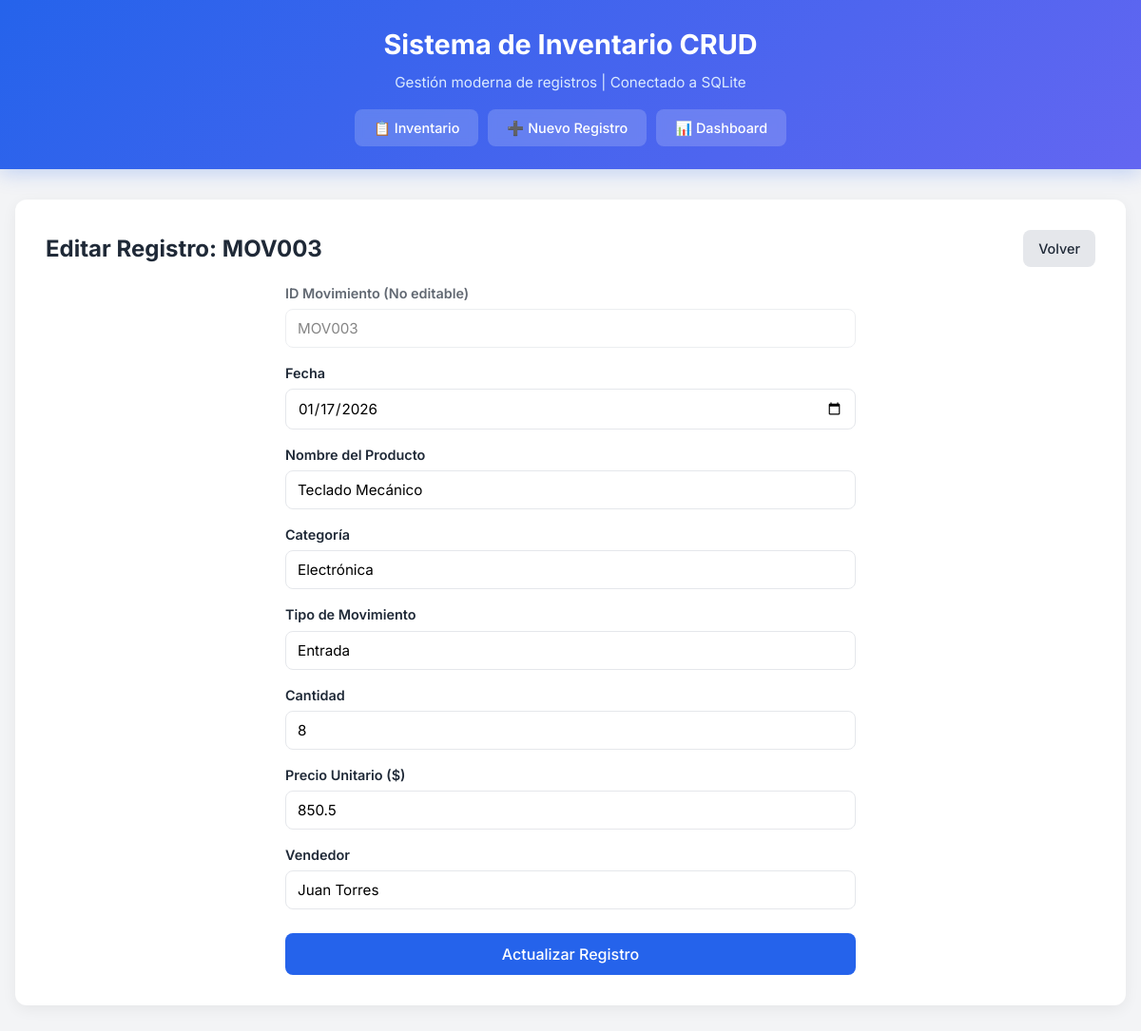
Page /MOV003/edit on the committed database.
### tables this page shows
CREATE TABLE "inventario" (
"ID_Movimiento" TEXT,
  "Fecha" TEXT,
  "Nombre_Producto" TEXT,
  "Categoria" TEXT,
  "Tipo_Movimiento" TEXT,
  "Cantidad" INTEGER,
  "Precio_Unitario" REAL,
  "Vendedor" TEXT
);

### app.py (the view, shortened to what this page needs)
@app.route('/<string:id_mov>/edit', methods=('GET', 'POST'))
def edit(id_mov):
    conn = get_db_connection()
    item = conn.execute(
        'SELECT * FROM inventario WHERE ID_Movimiento = ?', (id_mov,)
    ).fetchone()
    conn.close()
    return render_template('edit.html', item=item)

### app.py (called while the page is built)
def get_db_connection():
    conn = sqlite3.connect(DB_FILE)
    conn.row_factory = sqlite3.Row
    return conn

### templates/edit.html
{% extends 'layout.html' %}
{% block content %}
<div class="card">
    <div class="header-actions">
        <h2>Editar Registro: {{ item['ID_Movimiento'] }}</h2>
        <a href="{{ url_for('index') }}" class="btn"
            style="background-color: var(--border-color); color: var(--text-dark);">Volver</a>
    </div>
    <form method="POST">
        <div class="form-group" style="opacity: 0.7;">
            <label>ID Movimiento (No editable)</label>
            <input type="text" value="{{ item['ID_Movimiento'] }}" disabled>
        </div>
        <div class="form-group">
            <label for="Fecha">Fecha</label>
            <input type="date" name="Fecha" id="Fecha" value="{{ item['Fecha'] }}" required>
        </div>
        <div class="form-group">
            <label for="Nombre_Producto">Nombre del Producto</label>
            <input type="text" name="Nombre_Producto" id="Nombre_Producto" value="{{ item['Nombre_Producto'] }}"
                required>
        </div>
        <div class="form-group">
            <label for="Categoria">Categoría</label>
            <input type="text" name="Categoria" id="Categoria" value="{{ item['Categoria'] }}" required>
        </div>
        <div class="form-group">
            <label for="Tipo_Movimiento">Tipo de Movimiento</label>
            <input type="text" name="Tipo_Movimiento" id="Tipo_Movimiento" value="{{ item['Tipo_Movimiento'] }}"
                required>
        </div>
        <div class="form-group">
            <label for="Cantidad">Cantidad</label>
            <input type="number" name="Cantidad" id="Cantidad" value="{{ item['Cantidad'] }}" required>
        </div>
        <div class="form-group">
            <label for="Precio_Unitario">Precio Unitario ($)</label>
            <input type="number" step="0.01" name="Precio_Unitario" id="Precio_Unitario"
                value="{{ item['Precio_Unitario'] }}" required>
        </div>
        <div class="form-group">
            <label for="Vendedor">Vendedor</label>
            <input type="text" name="Vendedor" id="Vendedor" value="{{ item['Vendedor'] }}" required>
        </div>
        <button type="submit" class="btn btn-primary"
            style="margin-top: 10px; padding: 12px; font-size: 1rem;">Actualizar Registro</button>
    </form>
</div>
{% endblock %}

### static/style.css (style rules this page uses)
:root { --primary-color: #2563EB; --secondary-color: #1D4ED8; --background-color: #F3F4F6; --white: #FFFFFF; --text-dark: #1F2937; --text-light: #6B7280; --border-color: #E5E7EB; --danger-color: #EF4444; --danger-hover: #DC2626; --indigo: #6366F1; --emerald: #10B981; --amber: #F59E0B; }
* { box-sizing: border-box; margin: 0; padding: 0; font-family: 'Inter', 'Segoe UI', Tahoma, Geneva, Verdana, sans-serif; }
body { background-color: var(--background-color); color: var(--text-dark); line-height: 1.6; }
.card { background: var(--white); border-radius: 12px; box-shadow: 0 4px 16px rgba(0,0,0,0.06); padding: 2rem; margin-bottom: 1.5rem; }
.btn { display: inline-block; padding: 8px 16px; border-radius: 8px; text-decoration: none; font-size: 0.9rem; font-weight: 500; cursor: pointer; border: none; transition: all 0.25s; }
.btn-primary { background-color: var(--primary-color); color: var(--white); }
form { display: flex; flex-direction: column; gap: 15px; max-width: 600px; margin: 0 auto; }
.form-group { display: flex; flex-direction: column; }
label { font-weight: 600; margin-bottom: 5px; font-size: 0.9rem; color: var(--text-dark); }
input[type="text"], input[type="number"], input[type="date"], select { padding: 10px 12px; border: 1.5px solid var(--border-color); border-radius: 8px; font-size: 0.95rem; background: var(--white); transition: border-color 0.3s, box-shadow 0.3s; }
.header-actions { display: flex; justify-content: space-between; align-items: center; margin-bottom: 1rem; }

### rows in the picture
inventario: ID_Movimiento "MOV003", Fecha "01/17/2026", Nombre_Producto "Teclado Mecánico", Categoria "Electrónica", Tipo_Movimiento "Entrada", Cantidad "8", Precio_Unitario "850.5", Vendedor "Juan Torres"
